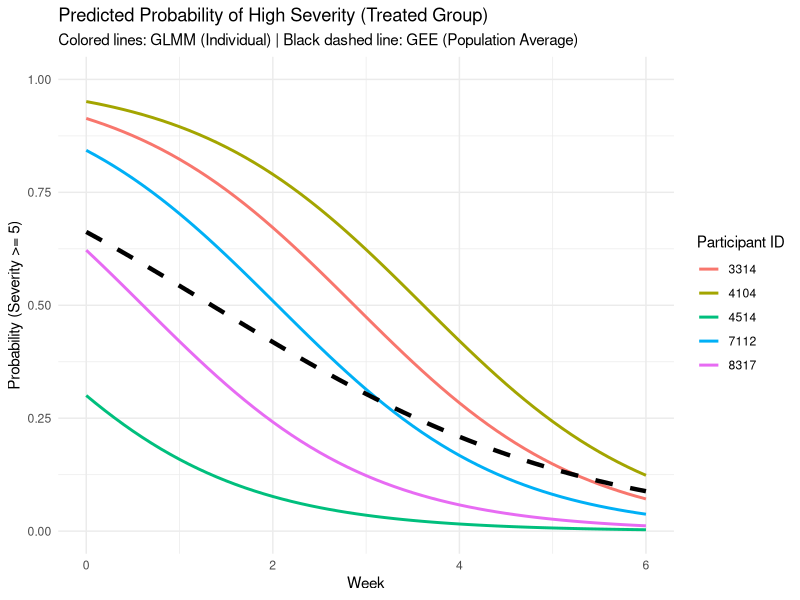

Recreate this plot in R.

# Q1 ----------------------------------------------------------------------
#Read the dataset 
schizophrenia <- read.csv("data/Problem Set 4/schizophrenia.csv")
View(schizophrenia)

# 1a ----------------------------------------------------------------------
library(dplyr)
library(tidyr)
schizophrenia %>%
  group_by(week, drug) %>%
  summarise(n = n(), .groups = 'drop') %>%
  pivot_wider(names_from = drug, values_from = n) %>%
  rename(Placebo_0 = `0`, Drug_1 = `1`)

# 1b ----------------------------------------------------------------------
# Load necessary libraries
library(lme4)
library(lmerTest) # This package allows lmer to provide p-values in the summary

# Fit a linear mixed-effects model with a random intercept
# Formula explanation:
# - severity: Dependent variable (outcome)
# - week * drug: Fixed effects for week, drug, and their interaction (week + drug + week:drug)
# - (1 | ID): Random intercept for each participant (ID) to account for within-subject correlation
model_1b <- lmer(severity ~ week * drug + (1 | ID), data = schizophrenia)

# Display the model results
summary(model_1b)



# Q2 ----------------------------------------------------------------------
# 2a ----------------------------------------------------------------------
# Filter data: only drug group
schiz_drug_only <- subset(schizophrenia, drug == 1)

# Fit model: random intercept and random slope for week
# gender is included as a fixed effect (no random slope requested)
model_2a <- lmer(severity ~ gender + week + (1 + week | ID), data = schiz_drug_only)

# Display results
summary(model_2a)


# Q3 ----------------------------------------------------------------------
# 3c ----------------------------------------------------------------------
# Load the geepack library
library(geepack)
# Sort the data by ID and Week (Essential for AR-1)
schizophrenia <- schizophrenia[order(schizophrenia$ID, schizophrenia$week), ]
# Fit the GEE model with AR-1 correlation structure
# Predictors: week, drug, and their interaction
model_gee_ar1 <- geeglm(severity ~ week * drug, 
                        data = schizophrenia, 
                        id = ID, 
                        family = gaussian, 
                        corstr = "ar1")
# View the summary
summary(model_gee_ar1)


# 3e ----------------------------------------------------------------------
# Extract the results table from your AR-1 GEE model
# summary() in geepack provides Robust Standard Errors (Sandwich Estimator) by default
gee_results <- summary(model_gee_ar1)$coefficients

# Extract the Estimate and Robust Standard Error (Std.err) for 'week'
# In the interaction model, the 'week' coefficient is the slope for the Placebo group
week_beta <- gee_results["week", "Estimate"]
week_se   <- gee_results["week", "Std.err"]

# Calculate the 95% Confidence Interval using the Z-score (1.96)
lower_bound <- week_beta - (1.96 * week_se)
upper_bound <- week_beta + (1.96 * week_se)

# Display the results
cat("Association between week and severity (Placebo Group):\n")
cat("Estimate (Slope):", round(week_beta, 5), "\n")
cat("95% CI (Robust): [", round(lower_bound, 5), ", ", round(upper_bound, 5), "]\n")



# Q4 ----------------------------------------------------------------------
# 4a ----------------------------------------------------------------------
# Create the binary outcome variable
# if severity is >= 5, 0 otherwise
schizophrenia$sev_high <- ifelse(schizophrenia$severity >= 5, 1, 0)
#  Load the lme4 library for mixed effects models
library(lme4)

# Fit the Generalized Linear Mixed Effects Model (GLMM)
# We use the logit link by specifying family = binomial
model_glmm <- glmer(sev_high ~ week * drug + (1 | ID), 
                    data = schizophrenia, 
                    family = binomial(link = "logit"))

#Display the model summary
summary(model_glmm)


# 4c ----------------------------------------------------------------------
# Load library for testing linear combinations
library(multcomp)
# Estimate the combination: 1*week + 1*week:drug
# This gives the slope specifically for the Treated group
treated_slope <- glht(model_glmm, linfct = c("week + week:drug = 0"))

# Get the Point Estimate and 95% CI on the log-odds scale
slope_summary <- summary(treated_slope)
slope_confint <- confint(treated_slope)

# Transform to Odds Ratios (exponentiate)
or_point_estimate <- exp(slope_summary$test$coefficients)
or_ci <- exp(slope_confint$confint)

# Print results
cat("Treated Group Odds Ratio:", or_point_estimate, "\n")
cat("95% CI for Odds Ratio: [", or_ci[2], ",", or_ci[3], "]\n")


# 4d ----------------------------------------------------------------------
# Ensure the geepack library is loaded
library(geepack)
# Sort data by ID (required for GEE correlation structures)
schizophrenia <- schizophrenia[order(schizophrenia$ID), ]

# Fit the GEE model with logit link and exchangeable correlation
model_gee_binary <- geeglm(sev_high ~ week * drug, 
                           data = schizophrenia, 
                           id = ID, 
                           family = binomial(link = "logit"), 
                           corstr = "exchangeable")
# Display the results
summary(model_gee_binary)


# EXTRA CREDIT ------------------------------------------------------------
# Prepare data for plotting (Treated group, IDs 3314, 4104, 4514, 7112, 8317)
target_ids <- c(3314, 4104, 4514, 7112, 8317)
weeks_seq <- seq(0, 6, by = 0.1)

# Create a grid for GLMM predictions (includes ID for random effects)
plot_data_glmm <- expand.grid(ID = target_ids, week = weeks_seq, drug = 1)

# Generate Predicted Probabilities for GLMM (Subject-specific)
# type = "response" gives probabilities instead of log-odds
plot_data_glmm$prob <- predict(model_glmm, newdata = plot_data_glmm, type = "response")

# Generate Predicted Probabilities for GEE (Population-averaged)
# GEE does not use random effects, so we only need week and drug
plot_data_gee <- data.frame(week = weeks_seq, drug = 1)
plot_data_gee$prob <- predict(model_gee_binary, newdata = plot_data_gee, type = "response")

#  Create the plot using ggplot2
library(ggplot2)
ggplot() +
  # Individual GLMM curves (Subject-specific)
  geom_line(data = plot_data_glmm, aes(x = week, y = prob, color = as.factor(ID)), size = 1) +
  # GEE curve (Population-averaged) - making it stand out with a thick dashed line
  geom_line(data = plot_data_gee, aes(x = week, y = prob), color = "black", linetype = "dashed", size = 1.5) +
  scale_y_continuous(limits = c(0, 1)) +
  labs(title = "Predicted Probability of High Severity (Treated Group)",
       subtitle = "Colored lines: GLMM (Individual) | Black dashed line: GEE (Population Average)",
       x = "Week", y = "Probability (Severity >= 5)",
       color = "Participant ID") +
  theme_minimal()
